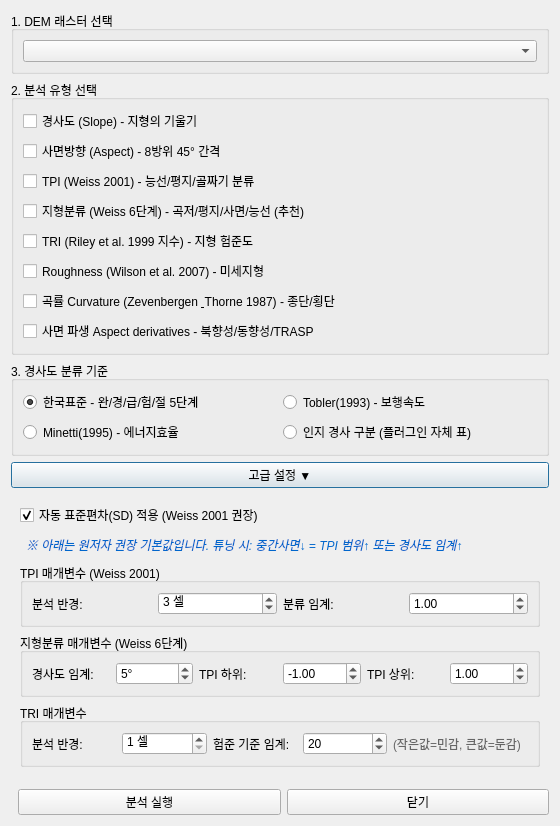
<?xml version="1.0" encoding="UTF-8"?>
<ui version="4.0">
 <class>TerrainAnalysisDialog</class>
 <widget class="QDialog" name="TerrainAnalysisDialog">
  <property name="geometry">
   <rect>
    <x>0</x>
    <y>0</y>
    <width>560</width>
    <height>720</height>
   </rect>
  </property>
  <property name="windowTitle">
   <string>ArchToolkit: 지형 분석 (커서를 대면 도움말 표시)</string>
  </property>
  <layout class="QVBoxLayout" name="verticalLayout">
   <item>
    <widget class="QGroupBox" name="groupDem">
     <property name="title">
      <string>1. DEM 래스터 선택</string>
     </property>
     <layout class="QVBoxLayout" name="verticalLayout_2">
      <item>
       <widget class="QgsMapLayerComboBox" name="cmbDemLayer"/>
      </item>
     </layout>
    </widget>
   </item>
   <item>
    <widget class="QGroupBox" name="groupAnalysis">
     <property name="title">
      <string>2. 분석 유형 선택</string>
     </property>
     <layout class="QVBoxLayout" name="verticalLayout_Analysis">
      <item>
       <widget class="QCheckBox" name="chkSlope">
        <property name="text">
         <string>경사도 (Slope) - 지형의 기울기</string>
        </property>
        <property name="toolTip">
         <string>&lt;html&gt;&lt;b&gt;경사도 분석 (Slope Analysis)&lt;/b&gt;&lt;hr/&gt;지표면의 기울기를 도(°) 단위로 계산합니다.&lt;br/&gt;&lt;br/&gt;&lt;b&gt;알고리즘:&lt;/b&gt; Horn (1981) 3×3 gradient algorithm&lt;br/&gt;&lt;br/&gt;&lt;b&gt;고고학 활용:&lt;/b&gt;&lt;br/&gt;• 유적 입지 분석의 가장 기본적인 지표&lt;br/&gt;• 주거지, 경작지 적합성 평가&lt;br/&gt;• 방어시설 접근성 분석&lt;/html&gt;</string>
        </property>
       </widget>
      </item>
      <item>
       <widget class="QCheckBox" name="chkAspect">
        <property name="text">
         <string>사면방향 (Aspect) - 8방위 45° 간격</string>
        </property>
        <property name="toolTip">
         <string>&lt;html&gt;&lt;b&gt;사면방향 분석 (Aspect Analysis)&lt;/b&gt;&lt;hr/&gt;사면이 향하는 방향을 8방위(N, NE, E, SE, S, SW, W, NW)로 분류합니다.&lt;br/&gt;&lt;br/&gt;&lt;b&gt;알고리즘:&lt;/b&gt; GDAL Aspect (방위각 0~360°)&lt;br/&gt;&lt;br/&gt;&lt;b&gt;고고학 활용:&lt;/b&gt;&lt;br/&gt;• 일조량 분석 (남향 선호 경향)&lt;br/&gt;• 배수 방향 및 수계 분석&lt;br/&gt;• 풍향에 따른 방어 입지 분석&lt;/html&gt;</string>
        </property>
       </widget>
      </item>
      <item>
       <widget class="QCheckBox" name="chkTPI">
        <property name="text">
         <string>TPI (Weiss 2001) - 능선/평지/골짜기 분류</string>
        </property>
        <property name="toolTip">
         <string>&lt;html&gt;&lt;b&gt;TPI (Topographic Position Index)&lt;/b&gt;&lt;hr/&gt;&lt;i&gt;Weiss, A. (2001). Topographic Position and Landforms Analysis. ESRI User Conference.&lt;/i&gt;&lt;br/&gt;&lt;br/&gt;해당 셀의 고도와 주변 평균 고도의 차이를 계산합니다.&lt;br/&gt;• TPI &gt; 0: 주변보다 높음 (능선)&lt;br/&gt;• TPI ≈ 0: 주변과 비슷 (평지/사면)&lt;br/&gt;• TPI &lt; 0: 주변보다 낮음 (골짜기)&lt;br/&gt;&lt;br/&gt;&lt;b&gt;고고학 활용:&lt;/b&gt;&lt;br/&gt;• 유적 입지 특성 파악&lt;br/&gt;• 방어 시설 위치 분석&lt;/html&gt;</string>
        </property>
       </widget>
      </item>
      <item>
       <widget class="QCheckBox" name="chkSlopePosition">
        <property name="text">
         <string>지형분류 (Weiss 6단계) - 곡저/평지/사면/능선 (추천)</string>
        </property>
        <property name="toolTip">
         <string>&lt;html&gt;&lt;b&gt;Weiss 6단계 지형분류 (Landform Classification)&lt;/b&gt;&lt;hr/&gt;&lt;i&gt;Weiss, A. (2001). Topographic Position and Landforms Analysis.&lt;/i&gt;&lt;br/&gt;&lt;br/&gt;TPI와 경사도를 조합하여 지형을 6가지로 자동 분류합니다:&lt;br/&gt;&lt;br/&gt;1. 깊은 곡저 (Incised Valley)&lt;br/&gt;2. 하부 사면 (Lower Slope)&lt;br/&gt;3. 평지/단구 (Flat or Terrace)&lt;br/&gt;4. 중간 사면 (Mid Slope)&lt;br/&gt;5. 상부 사면 (Upper Slope)&lt;br/&gt;6. 급경사 능선 (Steep Ridge)&lt;br/&gt;&lt;br/&gt;&lt;b&gt;(추천) 유적 입지 분석에 가장 유용한 지표입니다.&lt;/b&gt;&lt;/html&gt;</string>
        </property>
       </widget>
      </item>
      <item>
       <widget class="QCheckBox" name="chkTRI">
        <property name="text">
         <string>TRI (Riley et al. 1999 지수) - 지형 험준도</string>
        </property>
        <property name="toolTip">
         <string>&lt;html&gt;&lt;b&gt;TRI (Terrain Ruggedness Index)&lt;/b&gt;&lt;hr/&gt;&lt;i&gt;Riley, S. J., DeGloria, S. D., &amp; Elliot, R. (1999). A Terrain Ruggedness Index That Quantifies Topographic Heterogeneity. Intermountain Journal of Sciences 5(1-4):23-27.&lt;/i&gt;&lt;br/&gt;&lt;br/&gt;3x3 창에서 중심 셀과 8개 인접 셀 간 고도차의 &lt;b&gt;제곱합의 제곱근&lt;/b&gt;입니다(Riley 등 1999 원식).&lt;br/&gt;&lt;br/&gt;&lt;b&gt;표시 등급 (플러그인 자체 구분, 험준기준에 비례):&lt;/b&gt;&lt;br/&gt;• I 평탄: 험준기준의 10% 미만&lt;br/&gt;• II 거의 평탄: 10-25%&lt;br/&gt;• III 약간 거침: 25-50%&lt;br/&gt;• IV 중간: 50-100%&lt;br/&gt;• V 험준: 험준기준 이상&lt;br/&gt;&lt;br/&gt;&lt;b&gt;주의:&lt;/b&gt; 위 5등급은 Riley 등(1999)의 분류가 아닙니다. 원저자가 제시한 것은 &lt;b&gt;절대 미터값 기준의 7등급&lt;/b&gt;(0-80 / 81-116 / 117-161 / 162-239 / 240-497 / 498-958 / 959-4367)입니다. 즉 &lt;b&gt;지수는 Riley, 등급 표시는 플러그인&lt;/b&gt;입니다.&lt;/html&gt;</string>
        </property>
       </widget>
      </item>
      <item>
       <widget class="QCheckBox" name="chkRoughness">
        <property name="text">
         <string>Roughness (Wilson et al. 2007) - 미세지형</string>
        </property>
        <property name="toolTip">
         <string>&lt;html&gt;&lt;b&gt;Roughness (거칠기)&lt;/b&gt;&lt;hr/&gt;&lt;i&gt;Wilson, M. F. J., O'Connell, B., Brown, C., Guinan, J. C., &amp; Grehan, A. J. (2007). Multiscale Terrain Analysis of Multibeam Bathymetry Data...&lt;/i&gt;&lt;br/&gt;&lt;br/&gt;3×3 창 내에서 최대 고도와 최소 고도의 차이를 계산합니다.&lt;br/&gt;TRI와 유사하지만 계산 방식이 다릅니다.&lt;br/&gt;화면에 표시되는 5등급 구간은 Wilson 등(2007)이 발표한 분류가 아니라 플러그인 자체 표시 관례입니다.&lt;br/&gt;&lt;br/&gt;&lt;b&gt;고고학 활용:&lt;/b&gt;&lt;br/&gt;• 미세지형 변화 파악&lt;br/&gt;• 인위/자연 지형 구분&lt;/html&gt;</string>
        </property>
       </widget>
      </item>
      <item>
       <widget class="QCheckBox" name="chkCurvature">
        <property name="text">
         <string>곡률 Curvature (Zevenbergen &amp; Thorne 1987) - 종단/횡단</string>
        </property>
        <property name="toolTip">
         <string>&lt;html&gt;&lt;b&gt;곡률 (Curvature)&lt;/b&gt;&lt;hr/&gt;&lt;i&gt;Zevenbergen, L. W., &amp; Thorne, C. R. (1987). Quantitative analysis of land surface topography. Earth Surface Processes and Landforms, 12(1), 47-56.&lt;/i&gt;&lt;br/&gt;&lt;br/&gt;종단곡률(profile): 경사 방향의 곡률 &amp;mdash; 침식/퇴적 경향.&lt;br/&gt;횡단곡률(plan): 등고선 방향의 곡률 &amp;mdash; 물의 수렴/발산.&lt;br/&gt;&lt;br/&gt;&lt;b&gt;고고학 활용:&lt;/b&gt;&lt;br/&gt;&#8226; 수렴+오목 = 물 모임(취수/침수 주의)&lt;br/&gt;&#8226; 발산+볼록 = 능선/노출(가시/방어)&lt;/html&gt;</string>
        </property>
       </widget>
      </item>
      <item>
       <widget class="QCheckBox" name="chkAspectDeriv">
        <property name="text">
         <string>사면 파생 Aspect derivatives - 북향성/동향성/TRASP</string>
        </property>
        <property name="toolTip">
         <string>&lt;html&gt;&lt;b&gt;사면 파생 (Aspect derivatives)&lt;/b&gt;&lt;hr/&gt;원형(0~360°)인 사면방향을 예측모델에 바로 쓸 수 있는 연속 변수로 변환합니다.&lt;br/&gt;&lt;br/&gt;&#8226; &lt;b&gt;북향성 northness&lt;/b&gt; = cos(aspect): +1 북향 ~ &#8722;1 남향&lt;br/&gt;&#8226; &lt;b&gt;동향성 eastness&lt;/b&gt; = sin(aspect): +1 동향 ~ &#8722;1 서향&lt;br/&gt;&#8226; &lt;b&gt;TRASP&lt;/b&gt; (Roberts &amp; Cooper 1989): 0=북동(서늘/습) ~ 1=남서(따뜻/건조)&lt;br/&gt;&lt;br/&gt;&lt;i&gt;평탄지는 northness/eastness=0, TRASP=0.5(중립).&lt;/i&gt;&lt;/html&gt;</string>
        </property>
       </widget>
      </item>
     </layout>
    </widget>
   </item>
   <item>
    <widget class="QGroupBox" name="groupClassification">
     <property name="title">
      <string>3. 경사도 분류 기준</string>
     </property>
     <layout class="QGridLayout" name="gridLayout_Classification">
      <item row="0" column="0">
       <widget class="QRadioButton" name="radioKorean">
        <property name="text">
         <string>한국표준 - 완/경/급/험/절 5단계</string>
        </property>
        <property name="checked">
         <bool>true</bool>
        </property>
        <property name="toolTip">
         <string>&lt;html&gt;&lt;b&gt;한국 표준 경사도 분류&lt;/b&gt;&lt;hr/&gt;&lt;b&gt;산림청&lt;/b&gt; 예규 「공·사유림 경영계획 작성 및 운영요령」 [별표] 산림경영계획서 기재요령 &apos;1. 산림현황 ⑧ 경사도&apos;의 5단계 구분입니다(완/경/급/험/절). 국토지리정보원 기준이 아닙니다.&lt;br/&gt;&lt;br/&gt;• 완경사지: 0~15° (주거지 최적)&lt;br/&gt;• 경사지: 15~20° (계단식 경작)&lt;br/&gt;• 급경사지: 20~25° (산지 산림)&lt;br/&gt;• 험준지: 25~30° (접근 곤란)&lt;br/&gt;• 절험지: 30°+ (절벽/암벽)&lt;br/&gt;&lt;br/&gt;&lt;b&gt;고고학 활용:&lt;/b&gt; 유적 입지 적합성 평가&lt;/html&gt;</string>
        </property>
       </widget>
      </item>
      <item row="0" column="1">
       <widget class="QRadioButton" name="radioTobler">
        <property name="text">
         <string>Tobler(1993) - 보행속도</string>
        </property>
        <property name="toolTip">
         <string>&lt;html&gt;&lt;b&gt;Tobler 보행속도 함수 (Hiking Function)&lt;/b&gt;&lt;hr/&gt;&lt;i&gt;Tobler, W. (1993). Three Presentations on Geographical Analysis and Modeling: Non-Isotropic Geographic Modeling.&lt;/i&gt;&lt;br/&gt;&lt;br/&gt;경사에 따른 보행 속도 변화를 모델링합니다:&lt;br/&gt;&lt;br/&gt;• 평지 (0°): 시속 ~5km (기본 보행)&lt;br/&gt;• 완경사 (5°): 시속 ~4km&lt;br/&gt;• 경사 (15°): 시속 ~2km&lt;br/&gt;• 급경사 (25°+): 시속 &lt;1km&lt;br/&gt;&lt;br/&gt;&lt;b&gt;고고학 활용:&lt;/b&gt;&lt;br/&gt;• 고대 도로 경로 추정&lt;br/&gt;• 이동 비용 분석 (Cost-Distance)&lt;br/&gt;• 교역로, 순찰로 복원&lt;/html&gt;</string>
        </property>
       </widget>
      </item>
      <item row="1" column="0">
        <widget class="QRadioButton" name="radioMinetti">
         <property name="text">
          <string>Minetti(1995) - 에너지효율</string>
         </property>
         <property name="toolTip">
          <string>&lt;html&gt;&lt;b&gt;Minetti 에너지 소비 함수&lt;/b&gt;&lt;hr/&gt;&lt;i&gt;Minetti, A. E. (1995). Optimum gradient of mountain paths. Journal of Applied Physiology 79(5):1698-1703. DOI:10.1152/jappl.1995.79.5.1698.&lt;/i&gt;&lt;br/&gt;&lt;br/&gt;경사에 따른 에너지 소비량(J/kg/m) 변화를 분석합니다.&lt;br/&gt;&lt;br/&gt;&lt;b&gt;고고학 활용:&lt;/b&gt;&lt;br/&gt;• 운반 경로 최적화 분석&lt;br/&gt;• 고대 노동력 추정&lt;/html&gt;</string>
         </property>
        </widget>
      </item>
      <item row="1" column="1">
       <widget class="QRadioButton" name="radioLlobera">
        <property name="text">
         <string>인지 경사 구분 (플러그인 자체 표)</string>
        </property>
        <property name="toolTip">
         <string>&lt;html&gt;&lt;b&gt;인지 경사 구분 (플러그인 자체 표)&lt;/b&gt;&lt;hr/&gt;&lt;b&gt;주의:&lt;/b&gt; 아래 0-2 / 2-6 / 6-12 / 12-20 / 20°+ 구간은 &lt;b&gt;이 플러그인이 정한 표시 구분&lt;/b&gt;이며 Llobera가 발표한 분류가 아닙니다. Llobera, M. (2007) &quot;Reconstructing visual landscapes&quot;(World Archaeology 39(1):51-69)는 &lt;b&gt;가시성(visibility)&lt;/b&gt;에 관한 논문으로, 경사 등급표를 제시하지 않습니다. 경관 인지라는 착상의 배경으로만 참고하십시오.&lt;br/&gt;&lt;br/&gt;&lt;b&gt;고고학 활용:&lt;/b&gt;&lt;br/&gt;• 경관 인지 분석&lt;br/&gt;• 시각적 경계/장벽 파악&lt;/html&gt;</string>
        </property>
       </widget>
      </item>
     </layout>
    </widget>
   </item>
   <item>
    <widget class="QPushButton" name="btnAdvanced">
     <property name="text">
      <string>고급 설정 ▼</string>
     </property>
     <property name="checkable">
      <bool>true</bool>
     </property>
    </widget>
   </item>
   <item>
    <widget class="QWidget" name="widgetAdvanced" native="true">
     <property name="visible">
      <bool>false</bool>
     </property>
     <layout class="QVBoxLayout" name="verticalLayout_Advanced">
      <item>
       <widget class="QCheckBox" name="chkAutoSD">
        <property name="text">
         <string>자동 표준편차(SD) 적용 (Weiss 2001 권장)</string>
        </property>
        <property name="checked">
         <bool>true</bool>
        </property>
        <property name="toolTip">
         <string>&lt;html&gt;&lt;b&gt;자동 표준편차(SD) 계산&lt;/b&gt;&lt;hr/&gt;Weiss(2001)의 원래 방법론에 따라 TPI 래스터의 표준편차를 자동 계산하여 임계값으로 사용합니다.&lt;br/&gt;&lt;br/&gt;• TPI &lt; -1 SD → 골짜기&lt;br/&gt;• TPI &gt; +1 SD → 능선&lt;br/&gt;• -0.5 SD ~ +0.5 SD + 완경사 → 평지&lt;br/&gt;&lt;br/&gt;&lt;b&gt;체크 해제 시:&lt;/b&gt; 아래 수동 임계값을 사용합니다.&lt;/html&gt;</string>
        </property>
       </widget>
      </item>
      <item>
       <widget class="QLabel" name="lblAdvancedInfo">
        <property name="text">
         <string>※ 아래는 원저자 권장 기본값입니다. 튜닝 시: 중간사면↓ = TPI 범위↑ 또는 경사도 임계↑</string>
        </property>
        <property name="styleSheet">
         <string>color: #0066cc; font-style: italic; padding: 3px; font-size: 9pt;</string>
        </property>
        <property name="wordWrap">
         <bool>true</bool>
        </property>
       </widget>
      </item>
      <item>
       <widget class="QGroupBox" name="groupTPI">
        <property name="title">
         <string>TPI 매개변수 (Weiss 2001)</string>
        </property>
        <layout class="QGridLayout" name="gridLayout_TPI">
         <item row="0" column="0">
          <widget class="QLabel" name="label_TPIRadius">
           <property name="text">
            <string>분석 반경:</string>
           </property>
          </widget>
         </item>
         <item row="0" column="1">
          <widget class="QSpinBox" name="spinTPIRadius">
           <property name="minimum">
            <number>1</number>
           </property>
           <property name="maximum">
            <number>100</number>
           </property>
           <property name="value">
            <number>3</number>
           </property>
           <property name="suffix">
            <string> 셀</string>
           </property>
           <property name="toolTip">
            <string>&lt;html&gt;&lt;b&gt;TPI 분석 반경&lt;/b&gt;&lt;hr/&gt;주변 평균을 계산할 창(window)의 반경입니다. &lt;b&gt;TPI 출력과 사면위치(지형분류) 양쪽에 함께 적용됩니다.&lt;/b&gt;&lt;br/&gt;&lt;br/&gt;&lt;b&gt;권장값 (Weiss 2001):&lt;/b&gt;&lt;br/&gt;• 3셀: 미시지형 (기본값, 유적 규모)&lt;br/&gt;• 10셀: 중규모 지형&lt;br/&gt;• 30셀: 광역 지형 (산줄기/계곡)&lt;br/&gt;&lt;br/&gt;Weiss의 6분류는 원래 &lt;b&gt;광역 TPI&lt;/b&gt;를 전제로 합니다. 5m DEM에서 반경 1셀(3x3)은 15m 범위라 지형이 아니라 미세기복을 분류하게 됩니다.&lt;br/&gt;&lt;br/&gt;반경 2셀 이상은 블록평균+재보간 근사이며(순수 GDAL), 정확한 (2r+1)² 초점평균은 아닙니다. DEM 해상도에 따라 실제 거리가 달라집니다.&lt;/html&gt;</string>
           </property>
          </widget>
         </item>
         <item row="0" column="2">
          <widget class="QLabel" name="label_TPIThreshold">
           <property name="text">
            <string>분류 임계:</string>
           </property>
          </widget>
         </item>
         <item row="0" column="3">
          <widget class="QDoubleSpinBox" name="spinTPIThreshold">
           <property name="minimum">
            <double>0.1</double>
           </property>
           <property name="maximum">
            <double>50.0</double>
           </property>
           <property name="value">
            <double>1.0</double>
           </property>
           <property name="singleStep">
            <double>0.1</double>
           </property>
           <property name="toolTip">
            <string>&lt;html&gt;&lt;b&gt;TPI 분류 임계값&lt;/b&gt;&lt;hr/&gt;능선/평지/골짜기를 구분하는 기준값입니다.&lt;br/&gt;&lt;br/&gt;&lt;b&gt;권장값 (Weiss 2001):&lt;/b&gt;&lt;br/&gt;• 1.0 (기본값): 표준 편차 기준&lt;br/&gt;• 값이 작을수록 민감하게 분류&lt;br/&gt;• 값이 클수록 둔감하게 분류&lt;/html&gt;</string>
           </property>
          </widget>
         </item>
        </layout>
       </widget>
      </item>
      <item>
       <widget class="QGroupBox" name="groupSlopePosition">
        <property name="title">
         <string>지형분류 매개변수 (Weiss 6단계)</string>
        </property>
        <layout class="QGridLayout" name="gridLayout_SlopePosition">
         <item row="0" column="0">
          <widget class="QLabel" name="label_SlopeThreshold">
           <property name="text">
            <string>경사도 임계:</string>
           </property>
          </widget>
         </item>
         <item row="0" column="1">
          <widget class="QSpinBox" name="spinSlopeThreshold">
           <property name="maximum">
            <number>45</number>
           </property>
           <property name="value">
            <number>5</number>
           </property>
           <property name="suffix">
            <string>°</string>
           </property>
           <property name="toolTip">
            <string>&lt;html&gt;&lt;b&gt;평지 분류 경사도 임계값&lt;/b&gt;&lt;hr/&gt;이 경사 이하를 '평지'로 분류합니다.&lt;br/&gt;&lt;br/&gt;&lt;b&gt;권장값 (Weiss 2001):&lt;/b&gt;&lt;br/&gt;• 5° (기본값): 일반적 지형 분류&lt;br/&gt;• 3°: 더 엄격한 평지 기준&lt;br/&gt;• 10°: 완만한 경사도 평지로 포함&lt;/html&gt;</string>
           </property>
          </widget>
         </item>
         <item row="0" column="2">
          <widget class="QLabel" name="label_TPILow">
           <property name="text">
            <string>TPI 하위:</string>
           </property>
          </widget>
         </item>
         <item row="0" column="3">
          <widget class="QDoubleSpinBox" name="spinTPILow">
           <property name="minimum">
            <double>-50.0</double>
           </property>
           <property name="maximum">
            <double>0.0</double>
           </property>
           <property name="value">
            <double>-1.0</double>
           </property>
           <property name="singleStep">
            <double>0.1</double>
           </property>
           <property name="toolTip">
            <string>&lt;html&gt;&lt;b&gt;TPI 하위 임계값 (골짜기 기준)&lt;/b&gt;&lt;hr/&gt;이 값 이하를 '골짜기'로 분류합니다.&lt;br/&gt;&lt;br/&gt;&lt;b&gt;권장값 (Weiss 2001):&lt;/b&gt;&lt;br/&gt;• -1.0 (기본값): -1 표준편차&lt;br/&gt;• 음수 값이 작을수록(절대값 클수록) 더 깊은 골짜기만 선택&lt;/html&gt;</string>
           </property>
          </widget>
         </item>
         <item row="0" column="4">
          <widget class="QLabel" name="label_TPIHigh">
           <property name="text">
            <string>TPI 상위:</string>
           </property>
          </widget>
         </item>
         <item row="0" column="5">
          <widget class="QDoubleSpinBox" name="spinTPIHigh">
           <property name="minimum">
            <double>0.0</double>
           </property>
           <property name="maximum">
            <double>50.0</double>
           </property>
           <property name="value">
            <double>1.0</double>
           </property>
           <property name="singleStep">
            <double>0.1</double>
           </property>
           <property name="toolTip">
            <string>&lt;html&gt;&lt;b&gt;TPI 상위 임계값 (능선 기준)&lt;/b&gt;&lt;hr/&gt;이 값 이상을 '능선'으로 분류합니다.&lt;br/&gt;&lt;br/&gt;&lt;b&gt;권장값 (Weiss 2001):&lt;/b&gt;&lt;br/&gt;• 1.0 (기본값): +1 표준편차&lt;br/&gt;• 값이 클수록 더 뚜렷한 능선만 선택&lt;/html&gt;</string>
           </property>
          </widget>
         </item>
        </layout>
       </widget>
      </item>
      <item>
       <widget class="QGroupBox" name="groupTRI">
        <property name="title">
         <string>TRI 매개변수</string>
        </property>
        <layout class="QHBoxLayout" name="horizontalLayout_TRI">
         <item>
          <widget class="QLabel" name="label_TRIRadius">
           <property name="text">
            <string>분석 반경:</string>
           </property>
          </widget>
         </item>
         <item>
          <widget class="QSpinBox" name="spinTRIRadius">
           <property name="minimum">
            <number>1</number>
           </property>
           <property name="maximum">
            <number>50</number>
           </property>
           <property name="value">
            <number>1</number>
           </property>
           <property name="suffix">
            <string> 셀</string>
           </property>
           <property name="toolTip">
            <string>&lt;html&gt;&lt;b&gt;TRI 분석 반경&lt;/b&gt;&lt;hr/&gt;1셀이면 GDAL의 3x3 창을 그대로 사용해 Riley(1999) 원식으로 계산합니다.&lt;br/&gt;&lt;br/&gt;2셀 이상이면 (2r+1)x(2r+1) 창의 &lt;b&gt;RMS 고도차&lt;/b&gt;를 계산합니다. 이는 Riley 지수를 sqrt(N)으로 나눈 정규화 형태로, 반경이 달라도 값을 비교할 수 있습니다.&lt;br/&gt;&lt;br/&gt;&lt;b&gt;주의:&lt;/b&gt; 3x3 결과와 단위가 다르므로 별도 변수(tri_radius)로 출력됩니다.&lt;br/&gt;&lt;br/&gt;5m DEM에서 반경 13셀 = 약 65m 범위입니다.&lt;/html&gt;</string>
           </property>
          </widget>
         </item>
         <item>
          <widget class="QLabel" name="label_TRIMax">
           <property name="text">
            <string>험준 기준 임계:</string>
           </property>
          </widget>
         </item>
         <item>
          <widget class="QSpinBox" name="spinTRIMax">
           <property name="minimum">
            <number>1</number>
           </property>
           <property name="maximum">
            <number>500</number>
           </property>
           <property name="value">
            <number>20</number>
           </property>
           <property name="toolTip">
            <string>&lt;html&gt;&lt;b&gt;TRI 험준 기준 임계값&lt;/b&gt;&lt;hr/&gt;이 값 이상을 '험준 지형'으로 분류합니다. 표시 5등급은 이 값에 비례해 나뉘는 &lt;b&gt;플러그인 자체 구분&lt;/b&gt;이며, Riley 등(1999)이 발표한 분류(절대 미터값 기준 7등급, 0-80 ~ 959-4367)가 아닙니다.&lt;br/&gt;&lt;br/&gt;&lt;b&gt;권장값:&lt;/b&gt;&lt;br/&gt;• 20 (기본값): 플러그인 기본 표시 기준&lt;br/&gt;• 10: 더 민감하게 험준 지형 탐지&lt;br/&gt;• 30: 극도로 험준한 지형만 탐지&lt;/html&gt;</string>
           </property>
          </widget>
         </item>
         <item>
          <widget class="QLabel" name="label_TRIMaxTip">
           <property name="text">
            <string>(작은값=민감, 큰값=둔감)</string>
           </property>
           <property name="styleSheet">
            <string>color: #666; font-size: 9pt;</string>
           </property>
          </widget>
         </item>
         <item>
          <spacer name="horizontalSpacer_TRI">
           <property name="orientation">
            <enum>Qt::Horizontal</enum>
           </property>
          </spacer>
         </item>
        </layout>
       </widget>
      </item>
     </layout>
    </widget>
   </item>
   <item>
    <spacer name="verticalSpacer">
     <property name="orientation">
      <enum>Qt::Vertical</enum>
     </property>
    </spacer>
   </item>
   <item>
    <layout class="QHBoxLayout" name="horizontalLayout_Buttons">
     <item>
      <spacer name="horizontalSpacer">
       <property name="orientation">
        <enum>Qt::Horizontal</enum>
       </property>
      </spacer>
     </item>
     <item>
      <widget class="QPushButton" name="btnRun">
       <property name="text">
        <string>분석 실행</string>
       </property>
      </widget>
     </item>
     <item>
      <widget class="QPushButton" name="btnClose">
       <property name="text">
        <string>닫기</string>
       </property>
      </widget>
     </item>
    </layout>
   </item>
  </layout>
 </widget>
 <customwidgets>
  <customwidget>
   <class>QgsMapLayerComboBox</class>
   <extends>QComboBox</extends>
   <header>qgis.gui</header>
  </customwidget>
 </customwidgets>
 <resources/>
 <connections/>
</ui>
